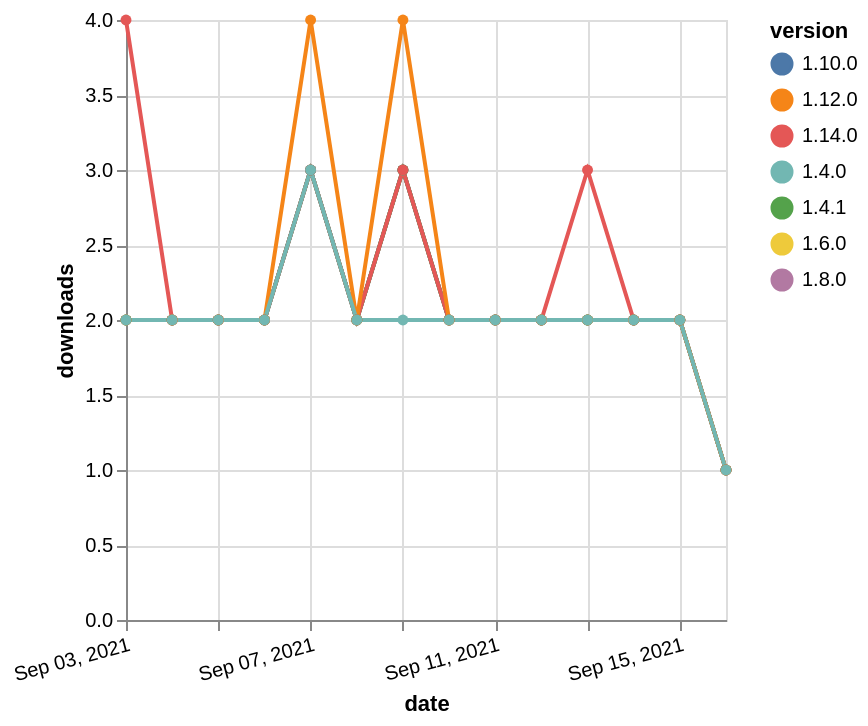

This figure's Vega-Lite source:
### Vega-Lite specification from a JSON file in a GitHub repository (floating-point values rounded to 4 significant figures)
{"$schema": "https://vega.github.io/schema/vega-lite/v5.json", "description": "A simple bar chart with embedded data.", "data": {"values": [{"date": "2021-09-03", "total": 1637, "delta": 2, "version": "1.6.0"}, {"date": "2021-09-04", "total": 1639, "delta": 2, "version": "1.6.0"}, {"date": "2021-09-05", "total": 1641, "delta": 2, "version": "1.6.0"}, {"date": "2021-09-06", "total": 1643, "delta": 2, "version": "1.6.0"}, {"date": "2021-09-07", "total": 1646, "delta": 3, "version": "1.6.0"}, {"date": "2021-09-08", "total": 1648, "delta": 2, "version": "1.6.0"}, {"date": "2021-09-09", "total": 1651, "delta": 3, "version": "1.6.0"}, {"date": "2021-09-10", "total": 1653, "delta": 2, "version": "1.6.0"}, {"date": "2021-09-11", "total": 1655, "delta": 2, "version": "1.6.0"}, {"date": "2021-09-12", "total": 1657, "delta": 2, "version": "1.6.0"}, {"date": "2021-09-13", "total": 1659, "delta": 2, "version": "1.6.0"}, {"date": "2021-09-14", "total": 1661, "delta": 2, "version": "1.6.0"}, {"date": "2021-09-15", "total": 1663, "delta": 2, "version": "1.6.0"}, {"date": "2021-09-16", "total": 1664, "delta": 1, "version": "1.6.0"}, {"date": "2021-09-03", "total": 1470, "delta": 2, "version": "1.8.0"}, {"date": "2021-09-04", "total": 1472, "delta": 2, "version": "1.8.0"}, {"date": "2021-09-05", "total": 1474, "delta": 2, "version": "1.8.0"}, {"date": "2021-09-06", "total": 1476, "delta": 2, "version": "1.8.0"}, {"date": "2021-09-07", "total": 1479, "delta": 3, "version": "1.8.0"}, {"date": "2021-09-08", "total": 1481, "delta": 2, "version": "1.8.0"}, {"date": "2021-09-09", "total": 1484, "delta": 3, "version": "1.8.0"}, {"date": "2021-09-10", "total": 1486, "delta": 2, "version": "1.8.0"}, {"date": "2021-09-11", "total": 1488, "delta": 2, "version": "1.8.0"}, {"date": "2021-09-12", "total": 1490, "delta": 2, "version": "1.8.0"}, {"date": "2021-09-13", "total": 1492, "delta": 2, "version": "1.8.0"}, {"date": "2021-09-14", "total": 1494, "delta": 2, "version": "1.8.0"}, {"date": "2021-09-15", "total": 1496, "delta": 2, "version": "1.8.0"}, {"date": "2021-09-16", "total": 1497, "delta": 1, "version": "1.8.0"}, {"date": "2021-09-03", "total": 1025, "delta": 2, "version": "1.10.0"}, {"date": "2021-09-04", "total": 1027, "delta": 2, "version": "1.10.0"}, {"date": "2021-09-05", "total": 1029, "delta": 2, "version": "1.10.0"}, {"date": "2021-09-06", "total": 1031, "delta": 2, "version": "1.10.0"}, {"date": "2021-09-07", "total": 1034, "delta": 3, "version": "1.10.0"}, {"date": "2021-09-08", "total": 1036, "delta": 2, "version": "1.10.0"}, {"date": "2021-09-09", "total": 1039, "delta": 3, "version": "1.10.0"}, {"date": "2021-09-10", "total": 1041, "delta": 2, "version": "1.10.0"}, {"date": "2021-09-11", "total": 1043, "delta": 2, "version": "1.10.0"}, {"date": "2021-09-12", "total": 1045, "delta": 2, "version": "1.10.0"}, {"date": "2021-09-13", "total": 1047, "delta": 2, "version": "1.10.0"}, {"date": "2021-09-14", "total": 1049, "delta": 2, "version": "1.10.0"}, {"date": "2021-09-15", "total": 1051, "delta": 2, "version": "1.10.0"}, {"date": "2021-09-16", "total": 1052, "delta": 1, "version": "1.10.0"}, {"date": "2021-09-03", "total": 2030, "delta": 2, "version": "1.4.1"}, {"date": "2021-09-04", "total": 2032, "delta": 2, "version": "1.4.1"}, {"date": "2021-09-05", "total": 2034, "delta": 2, "version": "1.4.1"}, {"date": "2021-09-06", "total": 2036, "delta": 2, "version": "1.4.1"}, {"date": "2021-09-07", "total": 2039, "delta": 3, "version": "1.4.1"}, {"date": "2021-09-08", "total": 2041, "delta": 2, "version": "1.4.1"}, {"date": "2021-09-09", "total": 2044, "delta": 3, "version": "1.4.1"}, {"date": "2021-09-10", "total": 2046, "delta": 2, "version": "1.4.1"}, {"date": "2021-09-11", "total": 2048, "delta": 2, "version": "1.4.1"}, {"date": "2021-09-12", "total": 2050, "delta": 2, "version": "1.4.1"}, {"date": "2021-09-13", "total": 2052, "delta": 2, "version": "1.4.1"}, {"date": "2021-09-14", "total": 2054, "delta": 2, "version": "1.4.1"}, {"date": "2021-09-15", "total": 2056, "delta": 2, "version": "1.4.1"}, {"date": "2021-09-16", "total": 2057, "delta": 1, "version": "1.4.1"}, {"date": "2021-09-03", "total": 231, "delta": 4, "version": "1.14.0"}, {"date": "2021-09-04", "total": 233, "delta": 2, "version": "1.14.0"}, {"date": "2021-09-05", "total": 235, "delta": 2, "version": "1.14.0"}, {"date": "2021-09-06", "total": 237, "delta": 2, "version": "1.14.0"}, {"date": "2021-09-07", "total": 240, "delta": 3, "version": "1.14.0"}, {"date": "2021-09-08", "total": 242, "delta": 2, "version": "1.14.0"}, {"date": "2021-09-09", "total": 245, "delta": 3, "version": "1.14.0"}, {"date": "2021-09-10", "total": 247, "delta": 2, "version": "1.14.0"}, {"date": "2021-09-11", "total": 249, "delta": 2, "version": "1.14.0"}, {"date": "2021-09-12", "total": 251, "delta": 2, "version": "1.14.0"}, {"date": "2021-09-13", "total": 254, "delta": 3, "version": "1.14.0"}, {"date": "2021-09-14", "total": 256, "delta": 2, "version": "1.14.0"}, {"date": "2021-09-15", "total": 258, "delta": 2, "version": "1.14.0"}, {"date": "2021-09-16", "total": 259, "delta": 1, "version": "1.14.0"}, {"date": "2021-09-03", "total": 720, "delta": 2, "version": "1.12.0"}, {"date": "2021-09-04", "total": 722, "delta": 2, "version": "1.12.0"}, {"date": "2021-09-05", "total": 724, "delta": 2, "version": "1.12.0"}, {"date": "2021-09-06", "total": 726, "delta": 2, "version": "1.12.0"}, {"date": "2021-09-07", "total": 730, "delta": 4, "version": "1.12.0"}, {"date": "2021-09-08", "total": 732, "delta": 2, "version": "1.12.0"}, {"date": "2021-09-09", "total": 736, "delta": 4, "version": "1.12.0"}, {"date": "2021-09-10", "total": 738, "delta": 2, "version": "1.12.0"}, {"date": "2021-09-11", "total": 740, "delta": 2, "version": "1.12.0"}, {"date": "2021-09-12", "total": 742, "delta": 2, "version": "1.12.0"}, {"date": "2021-09-13", "total": 744, "delta": 2, "version": "1.12.0"}, {"date": "2021-09-14", "total": 746, "delta": 2, "version": "1.12.0"}, {"date": "2021-09-15", "total": 748, "delta": 2, "version": "1.12.0"}, {"date": "2021-09-16", "total": 749, "delta": 1, "version": "1.12.0"}, {"date": "2021-09-03", "total": 1997, "delta": 2, "version": "1.4.0"}, {"date": "2021-09-04", "total": 1999, "delta": 2, "version": "1.4.0"}, {"date": "2021-09-05", "total": 2001, "delta": 2, "version": "1.4.0"}, {"date": "2021-09-06", "total": 2003, "delta": 2, "version": "1.4.0"}, {"date": "2021-09-07", "total": 2006, "delta": 3, "version": "1.4.0"}, {"date": "2021-09-08", "total": 2008, "delta": 2, "version": "1.4.0"}, {"date": "2021-09-09", "total": 2010, "delta": 2, "version": "1.4.0"}, {"date": "2021-09-10", "total": 2012, "delta": 2, "version": "1.4.0"}, {"date": "2021-09-11", "total": 2014, "delta": 2, "version": "1.4.0"}, {"date": "2021-09-12", "total": 2016, "delta": 2, "version": "1.4.0"}, {"date": "2021-09-13", "total": 2018, "delta": 2, "version": "1.4.0"}, {"date": "2021-09-14", "total": 2020, "delta": 2, "version": "1.4.0"}, {"date": "2021-09-15", "total": 2022, "delta": 2, "version": "1.4.0"}, {"date": "2021-09-16", "total": 2023, "delta": 1, "version": "1.4.0"}]}, "width": "container", "mark": {"type": "line", "point": {"filled": true}}, "encoding": {"x": {"field": "date", "type": "temporal", "timeUnit": "yearmonthdate", "title": "date", "axis": {"labelAngle": -15}}, "y": {"field": "delta", "type": "quantitative", "title": "downloads"}, "color": {"field": "version", "type": "nominal"}, "tooltip": {"field": "delta"}}}
